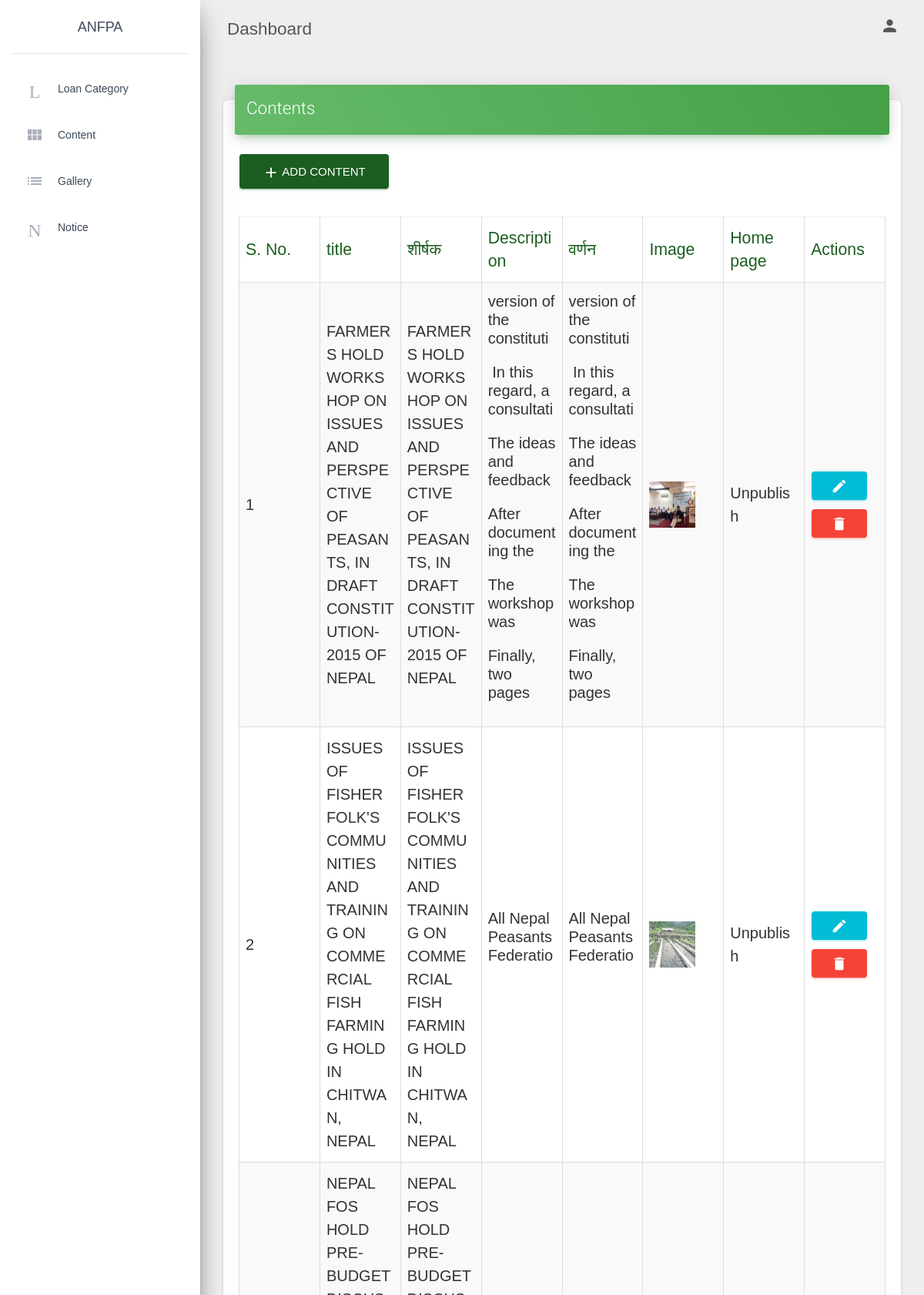
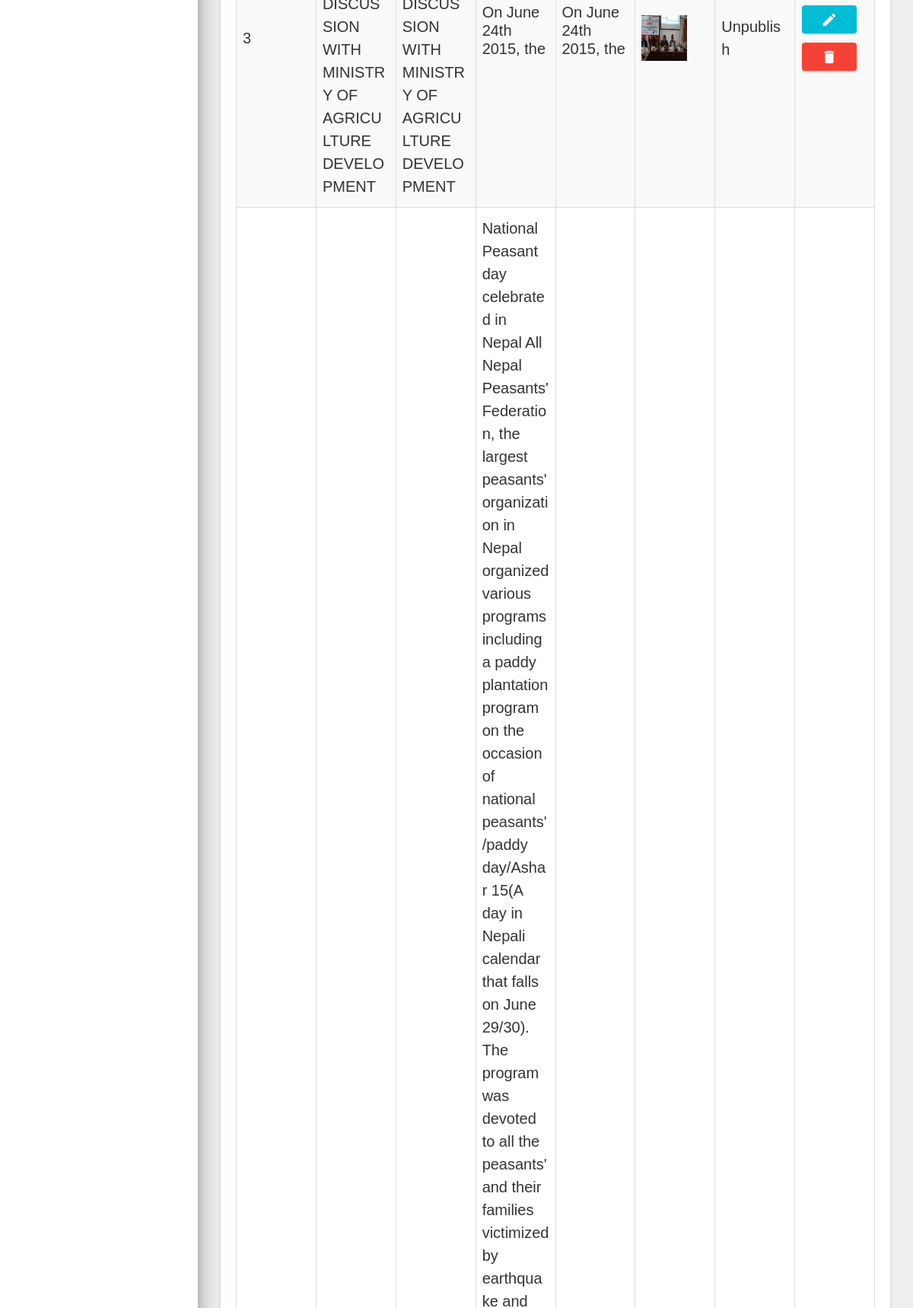
Screenshot of /admin/news.php (signed in, upper part) with the database file from the repository (2 pictures, top to bottom).
### tables this page shows
CREATE TABLE `content` (
  `id` int(11) NOT NULL,
  `title_eng` varchar(255) NOT NULL,
  `title_nep` varchar(255) NOT NULL,
  `desc_eng` longtext NOT NULL,
  `desc_nep` longtext NOT NULL,
  `image` varchar(255) DEFAULT NULL,
  `category` int(11) NOT NULL,
  `sub_category` int(11) DEFAULT NULL,
  `user` int(11) NOT NULL,
  `home_publish` tinyint(1) NOT NULL DEFAULT 0,
  `timestamp` datetime NOT NULL DEFAULT current_timestamp()
);

### admin/news.php (the view, shortened to what this page needs)
<?php include "header.php";
include "./db.php";
?>
<body class="">
  <div class="wrapper">
<?php include "sidebar.php"; ?>
    <div class="main-panel">
<?php include "navbar.php"; ?>
    <div class="content">
      <div class="container-fluid">
        <div class="card">
          <div class="card-header card-header-success">
            <h4 class="card-title">Contents</h4>
          </div>
          <div class="card-body">
            <a href="newnews.php">
              <button class="btn btn-primary"><i class="material-icons">add</i> Add Content</button>
            </a>
            <br><br>
             <table class="table table-striped table-bordered" style="padding: 20px 20px">
              <thead class="text-primary">
                <th>S. No.</th>
                <th>title</th>
                <th>शीर्षक</th>
                <th>Description</th>
                <th>वर्णन</th>
                <th>Image</th>
                <th>Home page</th>
                <th>Actions</th>
              </thead>
              <tbody>
              <?php
                $no_of_records_per_page = 9;
                if(!isset($_GET['page'])){
                $offset    = 0;
                }else{
                $page=$_GET['page'];
                $offset    = ($page - 1) * $no_of_records_per_page;
                }
                  $no = '1';
                  $get_content = "SELECT * FROM content order by id DESC LIMIT $offset, $no_of_records_per_page";
                          $run_content = mysqli_query($con, $get_content);
                          while ($row_content=mysqli_fetch_array($run_content)) {
                              $id= $row_content['id'];
                              $title= $row_content['title_eng'];
                              $content_title= $row_content['title_nep'];
                              $article= $row_content['desc_eng'];
                              $content_article= $row_content['desc_nep'];
                              $publish= $row_content['home_publish'];
                              $image= $row_content['image'];
                              ?>
                <tr>
                  <td><?php echo $no++; ?></td>
                  <td><?php echo $title; ?></td>
                  <td><?php echo $content_title; ?></td>
                  <td><?php echo $article; ?></td>
                  <td><?php echo $content_article; ?></td>
                  <td>
                    <img src="img/<?php echo $image;?>" width="60" height="60"/>
                  </td>
                  <?php if($publish =='1')
                  {?>
                  <td>Publish</td>
                  <?php
                } else { ?>
                    <td>Unpublish </td>
                  <?php } ?>
                  <td>
                  <a href="editnews.php?newsId=<?php echo $id;?>"><button class="btn btn-sm btn-info"><i class="material-icons">edit</i></button></a>
                   <a href="delete.php?newsId=<?php echo $id;?>" <button class="btn btn-sm btn-danger" name="delete_news"><i class="material-icons">delete</i></button>
                  </td>
                </tr>
          <?php   } ?>
              </tbody>
            </table>
          </div>
        </div>
      </div>
    </div>
<?php include 'footer.php'; ?>

### css/style.css (style rules this page uses)
.btn { transition: .3s; }
h1, h2, h3, h4, h5, h6 { font-family: 'Montserrat', sans-serif; font-weight: bold; color: #222222; line-height: 1.5; }
body { font-family: 'PT Sans', sans-serif; color: #aaaaaa; }
a { color: #0052a5; transition: color .3s; }

### admin/header.php (style rules this page uses)
* { margin:0; padding: 0; font-family: 'Josefin Sans', sans-serif; font-size: 20px; }

### admin/news.php (style rules this page uses)
p { line-height:1.2em; height:3.6em; overflow:hidden; }
table { table-layout: fixed; width: 100%; }

### rows the page displays
content: title_eng "FARMERS HOLD WORKSHOP ON ISSUES AND PERSPECTIVE OF PEASANTS, IN DRAFT CONSTITUTION-2015 OF NEPAL", title_nep "FARMERS HOLD WORKSHOP ON ISSUES AND PERSPECTIVE OF PEASANTS, IN DRAFT CONSTITUTION-2015 OF NEPAL", desc_eng "version of the In this regard, a The ideas and feedback After documenting the The workshop was Finally, two pages…", desc_nep "version of the In this regard, a The ideas and feedback After documenting the The workshop was Finally, two pages…", image (picture), home_publish "Unpublish"
content: title_eng "ISSUES OF FISHER FOLK'S COMMUNITIES AND TRAINING ON COMMERCIAL FISH FARMING HOLD IN CHITWAN, NEPAL", title_nep "ISSUES OF FISHER FOLK'S COMMUNITIES AND TRAINING ON COMMERCIAL FISH FARMING HOLD IN CHITWAN, NEPAL", desc_eng "All Nepal Peasants…", desc_nep "All Nepal Peasants…", image (picture), home_publish "Unpublish"
content: title_eng "NEPAL FOS HOLD PRE-BUDGET DISCUSSION WITH MINISTRY OF AGRICULTURE DEVELOPMENT", title_nep "NEPAL FOS HOLD PRE-BUDGET DISCUSSION WITH MINISTRY OF AGRICULTURE DEVELOPMENT", desc_eng "On June 24th 2015, the…", desc_nep "On June 24th 2015, the…", image (picture), home_publish "Unpublish"
